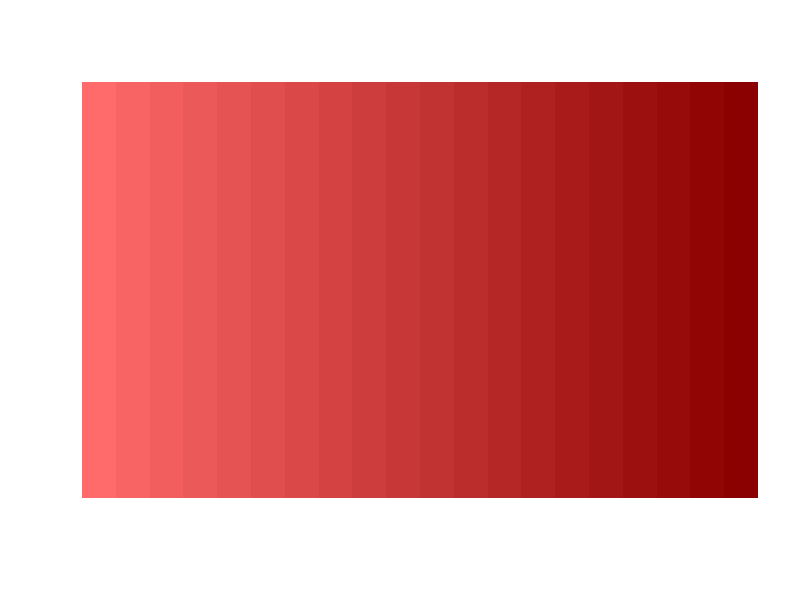
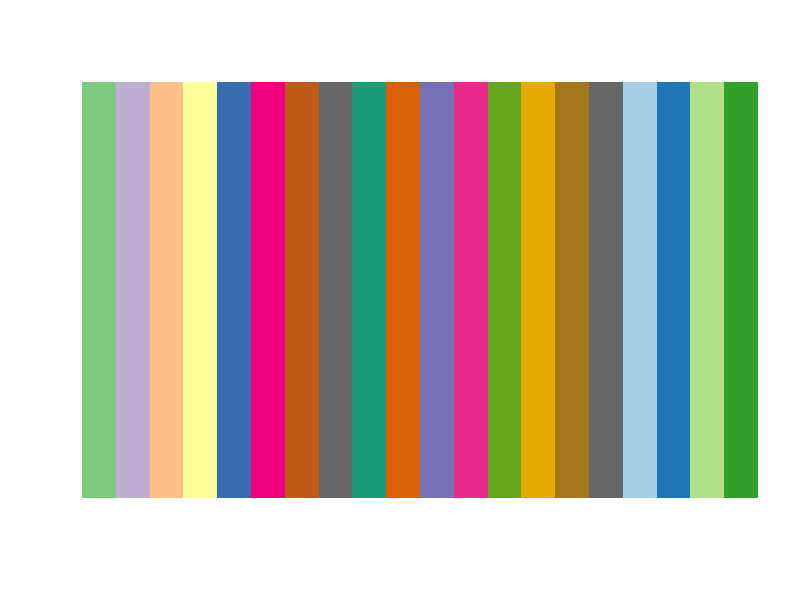

R code for these plots, in order:
## ---- chunk 1
library(RColorBrewer)
library(data.table)

# color parameter options:  c("greys","blues","reds","greens","oranges","purples")
getSeqColors <- function(color, N) {
  colorRefDat <- data.table(colorSelect = 
                              c("greys","blues","reds","greens","oranges","purples"), minCol = c("grey0","lightskyblue","indianred1","darkseagreen1","goldenrod1","lavender"), maxCol = 
                              c("grey100","blue4","darkred","darkgreen","darkorange3","purple4"))
  
  shades <- colorRampPalette(c(colorRefDat[colorSelect == color]$minCol, 
                               colorRefDat[colorSelect == color]$maxCol))
  returnColors <- shades(N)
  return(returnColors)
}

getQualColors <- function(n) {
qual_col_pals = brewer.pal.info[brewer.pal.info$category == 'qual',]
col_vector = unlist(mapply(brewer.pal, qual_col_pals$maxcolors, 
rownames(qual_col_pals)))[1:n]
return(col_vector)
}

## ---- chunk 2

## Sequential 
colorVec <- getSeqColors("reds",20)
getSeqColors("reds",20)
mat <- matrix(rep(1:20, each = 20))
image(mat, axes = FALSE, col = colorVec)

## ---- chunk 3
colorVecQual <- getQualColors(n = 20)
colorVecQual
mat <- matrix(rep(1:20, each = 20))
image(mat, axes = FALSE, col = colorVecQual)


